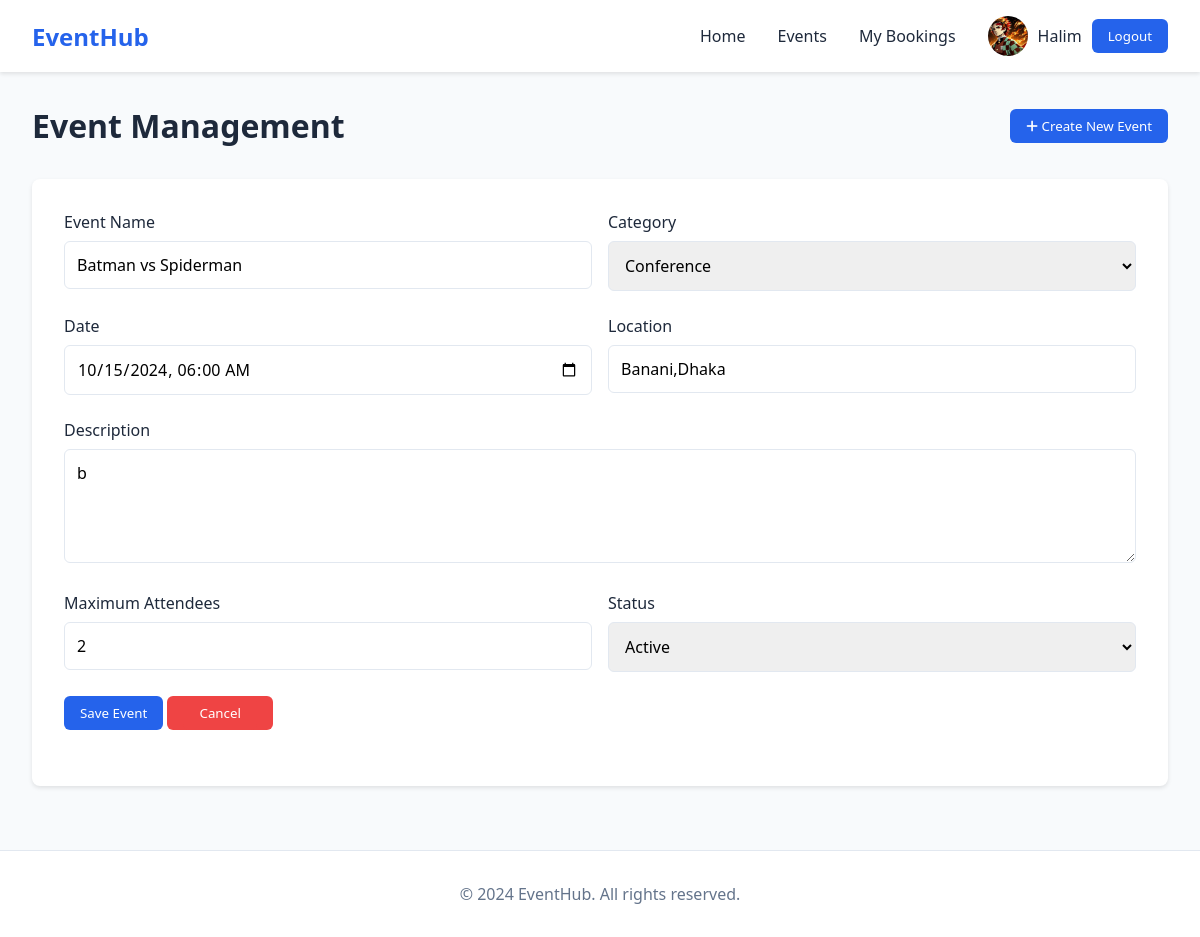
Page /events/update/9/ (signed in) on the committed database.
### users/models.py (models this page shows, shortened)
class Profile(models.Model):
    user = models.OneToOneField(User, on_delete=models.CASCADE)
    phone = models.CharField(max_length=12, validators=[MinLengthValidator(9)], blank=True, null=True)
    location = models.CharField(max_length=20, blank=True, null=True)
    image = models.ImageField(upload_to='profile_picture/',blank=True,null=True)
    uploaded_at = models.DateTimeField(auto_now_add=True)

### events/models.py (models this page shows)
class Event(models.Model):
    name = models.CharField(max_length=200)
    category = models.CharField(max_length=50, choices=[('conference', 'Conference'), ('concert', 'Concert'), ('workshop', 'Workshop'), ('sports', 'Sports')])
    date = models.DateTimeField()
    location = models.CharField(max_length=200)
    description = models.TextField()
    max_attendees = models.PositiveIntegerField()
    status = models.CharField(max_length=20, choices=[('active', 'Active'), ('draft', 'Draft')])
    created_by = models.ForeignKey(User, on_delete=models.CASCADE, related_name='events')
    def __str__(self):
        return self.name

### events/views.py (the view)
# urls.py: path('update/<int:event_id>/', views.update_event, name='update_event'),
def update_event(request, event_id):
    events=Event.objects.all()
    for event in events:
        print(event.id,event.name,event.created_by,request.user)
    event = get_object_or_404(Event, id=event_id)
    print(event)
    print(event.id,event.name,event.created_by,request.user)
    if request.method == 'POST':
        form = EventForm(request.POST, instance=event)
        if form.is_valid():
            form.save()
            messages.success(request, 'Event updated successfully.')
            return redirect('event_list')
    else:
        form = EventForm(instance=event)
    return render(request, 'events/edit_event.html', {'form': form})

### events/templates/events/edit_event.html (shortened to what this page needs)
{% extends "base.html" %}
{% load static %}
{% block style %}
  <link rel="stylesheet" href="{% static 'event/css/edit_event.css' %}">
{% endblock style %}
{% block content %}
<main class="main-container">
    <div class="page-header">
        <h1>Event Management</h1>
        <button class="btn btn-primary" id="createEventBtn">
            <i class="fas fa-plus"></i> Create New Event
        </button>
    </div>
    <form class="event-form" id="eventForm" method="post">
        <div class="form-row">
            <div class="form-group">
                <label for="eventName">Event Name</label>
                {{ form.name }}
            </div>
            <div class="form-group">
                <label for="eventCategory">Category</label>
                {{ form.category }}
            </div>
        </div>
        <div class="form-row">
            <div class="form-group">
                <label for="eventDate">Date</label>
                {{ form.date }}
            </div>
            <div class="form-group">
                <label for="eventLocation">Location</label>
                {{ form.location }}
            </div>
        </div>
        <div class="form-group">
            <label for="eventDescription">Description</label>
            {{ form.description }}
        </div>
        <div class="form-row">
            <div class="form-group">
                <label for="maxAttendees">Maximum Attendees</label>
                {{ form.max_attendees }}
            </div>
            <div class="form-group">
                <label for="eventStatus">Status</label>
                {{ form.status }}
            </div>
        </div>
        <div class="form-group">
            <form action="" method="post">
                <button type="submit" class="btn btn-primary">Save Event</button>
            </form>
            <button class="btn btn-danger">
                <a style="text-decoration: none;" href="{% url 'event_list' %}" class="btn btn-danger">
                    Cancel
                </a>
            </button>
        </div>
    </form>
</main>
{% endblock content %}

### templates/base.html (shortened to what this page needs)
{% load static %}
<!DOCTYPE html>
<html lang="en">
<head>
    <link href="https://cdnjs.cloudflare.com/ajax/libs/font-awesome/6.0.0/css/all.min.css" rel="stylesheet">
    <link rel="stylesheet" href="{% static 'css/base.css' %}">
    {% block style %}{% endblock style %}
</head>
<body>
    <nav class="navbar">
        <div class="nav-content">
            <a href="#" class="logo">EventHub</a>
            <div class="nav-links">
                <a href="{% url 'users:home' %}">Home</a>
                <a href="{% url 'event_list' %}">Events</a>
                <a href="#">My Bookings</a>
                {% if request.user.is_authenticated %}
                <a href="{% url 'users:profile' request.user.id %}">
                    <div class="user-info">
                        <img src="{% if user.profile and user.profile.image %}{{ user.profile.image.url }}{% else %}{% static 'default_images/default.png' %}{% endif %}"
                            alt="Profile Image" class="profile-img">
                        <span>{{ request.user.username }}</span>
                        <button class="btn btn-primary" onclick="window.location.href='{% url 'users:logout' %}'">
                            Logout
                        </button>
                    </div>
                </a>
                {% else %}
                <a href="{% url 'users:login' %}" class="btn btn-primary">Login</a>
                {% endif %}
            </div>
        </div>
    </nav>
    <div class="container">
        {% block content %}{% endblock %}
    </div>
    <footer>
        <div class="footer-content">
            <p>&copy; 2024 EventHub. All rights reserved.</p>
        </div>
    </footer>
</body>
</html>

### static/css/base.css (style rules this page uses)
:root { --primary: #2563eb; --secondary: #4f46e5; --accent: #818cf8; --background: #f8fafc; --text: #1e293b; }
* { margin: 0; padding: 0; box-sizing: border-box; font-family: 'Segoe UI', system-ui, sans-serif; }
body { background-color: var(--background); color: var(--text); }
.navbar { background: white; box-shadow: 0 2px 4px rgba(0,0,0,0.1); padding: 1rem 2rem; position: sticky; top: 0; z-index: 1000; }
.nav-content { max-width: 1200px; margin: 0 auto; display: flex; justify-content: space-between; align-items: center; }
.logo { font-size: 1.5rem; font-weight: bold; color: var(--primary); text-decoration: none; }
.nav-links { display: flex; gap: 2rem; align-items: center; }
.nav-links a { text-decoration: none; color: var(--text); font-weight: 500; transition: color 0.3s; }
.btn { padding: 0.5rem 1rem; border-radius: 0.375rem; font-weight: 500; cursor: pointer; transition: all 0.3s; }
.btn-primary { background: var(--primary); color: white; border: none; }
footer { background: white; padding: 2rem; margin-top: 4rem; border-top: 1px solid #e2e8f0; }
.footer-content { max-width: 1200px; margin: 0 auto; text-align: center; color: #64748b; }

### events/static/event/css/edit_event.css (style rules this page uses)
:root { --primary: #2563eb; --secondary: #4f46e5; --accent: #818cf8; --background: #f8fafc; --text: #1e293b; --error: #ef4444; --success: #22c55e; }
.main-container { max-width: 1200px; margin: 2rem auto; padding: 0 2rem; }
.page-header { display: flex; justify-content: space-between; align-items: center; margin-bottom: 2rem; }
.btn { padding: 0.5rem 1rem; border-radius: 0.375rem; font-weight: 500; cursor: pointer; transition: all 0.3s; border: none; }
.btn-primary { background: var(--primary); color: white; }
.btn-danger { background: var(--error); color: white; }
.event-form { background: white; padding: 2rem; border-radius: 0.5rem; box-shadow: 0 2px 4px rgba(0,0,0,0.1); margin-bottom: 2rem; }
.form-group { margin-bottom: 1.5rem; }
.form-group label { display: block; margin-bottom: 0.5rem; font-weight: 500; }
.form-control { width: 100%; padding: 0.75rem; border: 1px solid #e2e8f0; border-radius: 0.375rem; font-size: 1rem; }
.form-row { display: grid; grid-template-columns: 1fr 1fr; gap: 1rem; }

### templates/base.html (style rules this page uses)
.user-info { display: flex; align-items: center; gap: 10px; }
.profile-img { width: 40px; height: 40px; border-radius: 50%; object-fit: cover; }

### rows in the picture
Event: name "Batman vs Spiderman", category "Conference", date "10/15/2024 06:00", location "Banani,Dhaka", description "b", max_attendees "2", status "Active"

### other values in the picture
{{ request.user.username }} "Halim"
